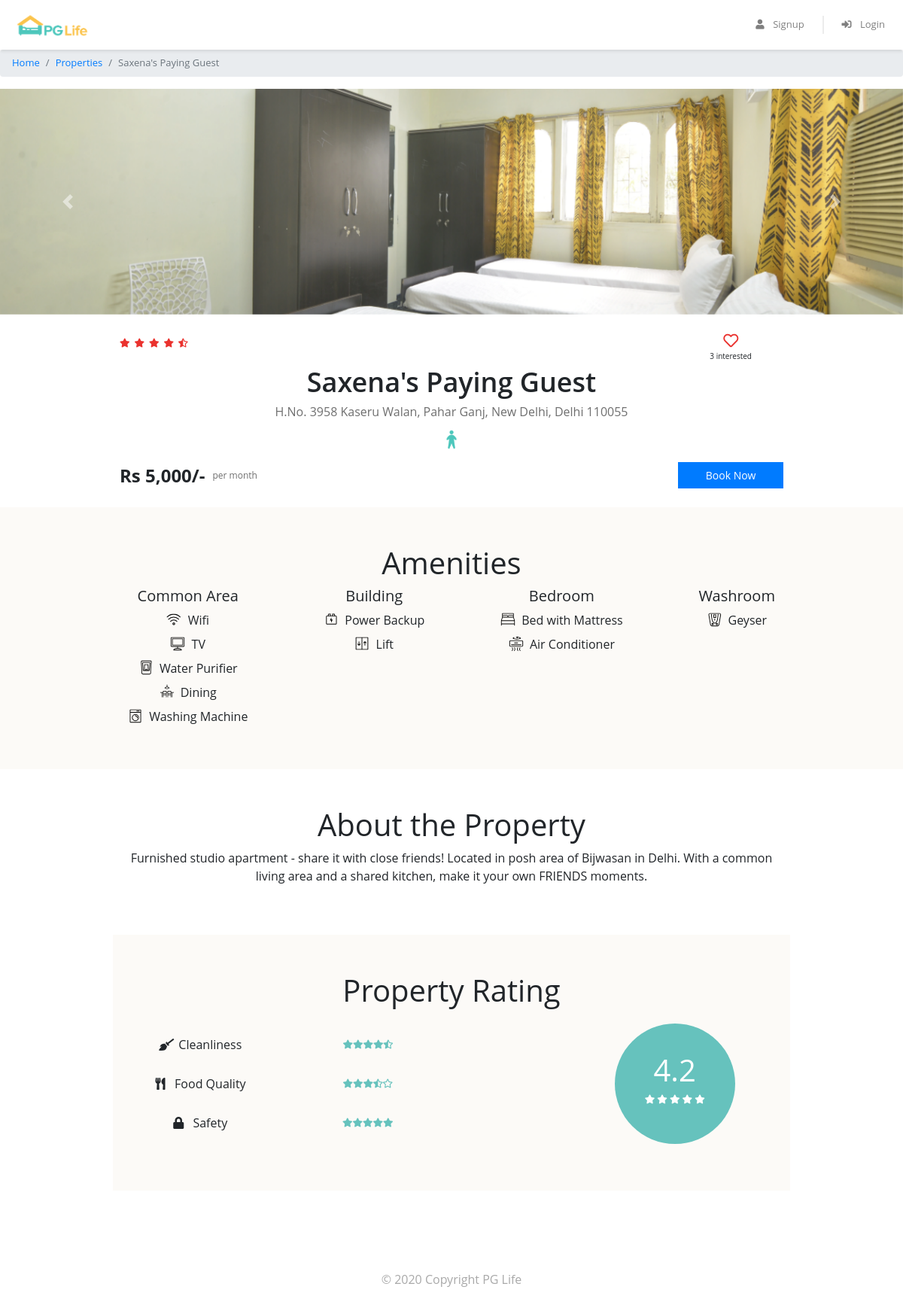
/property_detail.php?id=1, run on the app's committed database.
### tables this page shows
CREATE TABLE `properties` (
  `id` int(11) NOT NULL,
  `name` varchar(150) NOT NULL,
  `address` varchar(255) DEFAULT NULL,
  `city_id` int(11) DEFAULT NULL,
  `gender_allowed` enum('Male','Female','Unisex') DEFAULT NULL,
  `rent` int(11) NOT NULL,
  `description` text DEFAULT NULL,
  `image_url` varchar(255) DEFAULT NULL,
  `rating_clean` float DEFAULT NULL,
  `rating_food` float DEFAULT NULL,
  `rating_safety` float DEFAULT NULL
);

CREATE TABLE `amenities` (
  `id` int(11) NOT NULL,
  `name` varchar(100) NOT NULL,
  `type` varchar(50) DEFAULT NULL,
  `icon` varchar(50) DEFAULT NULL
);

### property_detail.php (the view, shortened to what this page needs)
<?php
require "includes/database_connect.php";
$property_id = $_GET["id"];
$sql = "SELECT * FROM properties WHERE id = '$property_id'";
$result = mysqli_query($conn, $sql);
$property = mysqli_fetch_assoc($result);
$sql_amenities = "SELECT a.* FROM amenities a
                  INNER JOIN property_amenities pa ON a.id = pa.amenity_id
                  WHERE pa.property_id = '$property_id'";
$result_amenities = mysqli_query($conn, $sql_amenities);
$amenities = mysqli_fetch_all($result_amenities, MYSQLI_ASSOC);
$amenities_by_type = [];
foreach ($amenities as $amenity) {
    $amenities_by_type[$amenity['type']][] = $amenity;
}
?>
<!DOCTYPE html>
<html lang="en">
<head>
    <?php include "includes/head_links.php"; ?>
    <link href="css/property_detail.css" rel="stylesheet" />
</head>
<body>
    <?php include "includes/header.php"; ?>
    <nav aria-label="breadcrumb">
        <ol class="breadcrumb py-2">
            <li class="breadcrumb-item"><a href="index.php">Home</a></li>
            <li class="breadcrumb-item"><a href="property_list.php?city=Mumbai">Properties</a></li>
            <li class="breadcrumb-item active" aria-current="page"><?php echo $property['name']; ?></li>
        </ol>
    </nav>
    <div id="property-images" class="carousel slide" data-ride="carousel">
        <div class="carousel-inner">
            <?php
            $property_images = glob("img/properties/" . $property['id'] . "/*.jpg");
            foreach ($property_images as $index => $image) {
            ?>
                <div class="carousel-item <?php echo $index == 0 ? 'active' : ''; ?>">
                    <img class="d-block w-100" src="<?php echo $image; ?>" alt="slide">
                </div>
            <?php
            }
            ?>
        </div>
        <a class="carousel-control-prev" href="#property-images" role="button" data-slide="prev">
            <span class="carousel-control-prev-icon" aria-hidden="true"></span>
        </a>
        <a class="carousel-control-next" href="#property-images" role="button" data-slide="next">
            <span class="carousel-control-next-icon" aria-hidden="true"></span>
        </a>
    </div>
    <div class="property-summary page-container">
        <div class="row no-gutters justify-content-between">
            <div class="star-container" title="<?php echo $property['rating_clean']; ?>">
                <?php
                $rating = $property['rating_clean'];
                for ($i = 0; $i < 5; $i++) {
                    if ($rating >= $i + 0.8) {
                        echo '<i class="fas fa-star"></i>';
                    } elseif ($rating >= $i + 0.3) {
                        echo '<i class="fas fa-star-half-alt"></i>';
                    } else {
                        echo '<i class="far fa-star"></i>';
                    }
                }
                ?>
            </div>
            <div class="interested-container">
                <?php
                $is_interested = false;
                $sql_total = "SELECT COUNT(*) as total FROM favourites WHERE property_id = '" . $property['id'] . "'";
                $result_total = mysqli_query($conn, $sql_total);
                $row_total = mysqli_fetch_assoc($result_total);
                $interested_users_count = $row_total['total'];
                ?>
                <i class="is-interested-image-<?php echo $property['id']; ?> <?php echo $is_interested ? 'fas' : 'far'; ?> fa-heart" onclick="toggle_interest(<?php echo $property['id']; ?>)"></i>
                <div class="interested-text">
                    <span class="interested-user-count-<?php echo $property['id']; ?>"><?php echo $interested_users_count; ?></span> interested
                </div>
            </div>
        </div>
        <div class="detail-container">
            <div class="property-name"><?php echo $property['name']; ?></div>
            <div class="property-address"><?php echo $property['address']; ?></div>
            <div class="property-gender">
                <?php
                if ($property['gender_allowed'] == "Male") {
                    echo '<img src="img/male.png" />';
                } elseif ($property['gender_allowed'] == "Female") {
                    echo '<img src="img/female.png" />';
                } else {
                    echo '<img src="img/unisex.png" />';
                }
                ?>
            </div>
        </div>
        <div class="row no-gutters">
            <div class="rent-container col-6">
                <div class="rent">Rs <?php echo number_format($property['rent']); ?>/-</div>
                <div class="rent-unit">per month</div>
            </div>
            <div class="button-container col-6">
                <button onclick="book_property(<?php echo $property_id; ?>)" class="btn btn-primary">Book Now</button>
            </div>
        </div>
    </div>
    <div class="property-amenities">
        <div class="page-container">
            <h1>Amenities</h1>
            <div class="row justify-content-between">
                <?php
                foreach ($amenities_by_type as $type => $list) {
                ?>
                    <div class="col-md-auto">
                        <h5><?php echo $type; ?></h5>
                        <?php foreach ($list as $a) { ?>
                            <div class="amenity-container">
                                <img src="img/amenities/<?php echo $a['icon']; ?>.svg">
                                <span><?php echo $a['name']; ?></span>
                            </div>
                        <?php } ?>
                    </div>
                <?php
                }
                ?>
            </div>
        </div>
    </div>
    <div class="property-about page-container">
        <h1>About the Property</h1>
        <p><?php echo $property['description']; ?></p>
    </div>
    <div class="property-rating page-container">
        <h1>Property Rating</h1>
        <div class="row align-items-center justify-content-between">
            <div class="col-md-6">
                <div class="rating-criteria row">
                    <div class="col-6">
                        <i class="rating-criteria-icon fas fa-broom"></i>
                        <span class="rating-criteria-text">Cleanliness</span>
                    </div>
                    <div class="rating-criteria-star-container col-6" title="<?php echo $property['rating_clean']; ?>">
                        <?php
                        $rating = $property['rating_clean'];
                        for ($i = 0; $i < 5; $i++) {
                            if ($rating >= $i + 0.8) { echo '<i class="fas fa-star"></i>'; }
                            elseif ($rating >= $i + 0.3) { echo '<i class="fas fa-star-half-alt"></i>'; }
                            else { echo '<i class="far fa-star"></i>'; }
                        }
                        ?>
                    </div>
                </div>
                <div class="rating-criteria row">
                    <div class="col-6">
                        <i class="rating-criteria-icon fas fa-utensils"></i>
                        <span class="rating-criteria-text">Food Quality</span>
                    </div>
                    <div class="rating-criteria-star-container col-6" title="<?php echo $property['rating_food']; ?>">
                        <?php
                        $rating = $property['rating_food'];
                        for ($i = 0; $i < 5; $i++) {
                            if ($rating >= $i + 0.8) { echo '<i class="fas fa-star"></i>'; }
                            elseif ($rating >= $i + 0.3) { echo '<i class="fas fa-star-half-alt"></i>'; }
                            else { echo '<i class="far fa-star"></i>'; }
                        }
                        ?>
                    </div>
                </div>
                <div class="rating-criteria row">
                    <div class="col-6">
                        <i class="rating-criteria-icon fa fa-lock"></i>
                        <span class="rating-criteria-text">Safety</span>
                    </div>
                    <div class="rating-criteria-star-container col-6" title="<?php echo $property['rating_safety']; ?>">
                         <?php
                        $rating = $property['rating_safety'];
                        for ($i = 0; $i < 5; $i++) {
                            if ($rating >= $i + 0.8) { echo '<i class="fas fa-star"></i>'; }
                            elseif ($rating >= $i + 0.3) { echo '<i class="fas fa-star-half-alt"></i>'; }
                            else { echo '<i class="far fa-star"></i>'; }
                        }
                        ?>
                    </div>
                </div>
            </div>
            <div class="col-md-4">
                <div class="rating-circle">
                    <?php
                    $total_rating = ($property['rating_clean'] + $property['rating_food'] + $property['rating_safety']) / 3;
                    ?>
                    <div class="total-rating"><?php echo number_format($total_rating, 1); ?></div>
                    <div class="rating-circle-star-container">
                        <i class="fas fa-star"></i>
                        <i class="fas fa-star"></i>
                        <i class="fas fa-star"></i>
                        <i class="fas fa-star"></i>
                        <i class="fas fa-star"></i>
                    </div>
                </div>
            </div>
        </div>
    </div>
    <?php include "includes/footer.php"; ?>
</body>
</html>

### css/common.css (style rules this page uses)
* { box-sizing: border-box; font-family: 'Open Sans', sans-serif; }
body { color: #373737; font-size: 16px; position: relative; }
h1, h2, h3, h4, h5, h6 { font-weight: 600; }
h1 { font-size: 36px; margin-bottom: 40px; }
h5 { font-size: 16px; margin-bottom: 10px; }
.btn-primary, .btn-warning, .btn-danger { color: white; font-weight: bold; }
.breadcrumb { background-color: #e5e3e8; font-size: 13px; border-radius: 0px; margin-bottom: 0px; }
.page-container { max-width: 800px; padding: 80px 24px; margin: auto; }

### css/home.css (style rules this page uses)
body { font-family: 'Open Sans', sans-serif; background-color: #fff; margin: 0; padding: 0; }
.page-container { text-align: center; padding: 50px 20px; max-width: 900px; margin: auto; }
.page-container .row { display: flex; flex-wrap: wrap; justify-content: center; margin-left: -15px; margin-right: -15px; }

### css/property_list.css (style rules this page uses)
.star-container i { color: #EA322E; font-size: 10px; margin-right: 6px; }
.interested-container { text-align: center; }
.interested-container i { color: #EA322E; font-size: 20px; cursor: pointer; }
.interested-text { font-size: 10px; }
.detail-container { padding-bottom: 10px; }
.property-name { font-size: 18px; font-weight: 600; }
.property-address { color: #6f6f6f; font-size: 13px; padding-bottom: 5px; }
.property-gender img { width: 40px; }
.rent-container { display: flex; align-items: center; }
.rent { font-size: 18px; font-weight: bold; padding-right: 10px; }
.rent-unit { color: #6f6f6f; font-size: 12px; }
.button-container .btn { font-size: 14px; border-radius: 0px; width: 140px; float: right; }

### css/property_detail.css (style rules this page uses)
.carousel img { height: 300px; object-fit: cover; }
.property-summary { padding: 24px; }
.property-amenities, .property-rating { background-color: #fcfaf7; }
.star-container i { color: #EA322E; font-size: 12px; margin-right: 6px; }
.interested-container { text-align: center; padding-right: 42px; }
.interested-container i { color: #EA322E; font-size: 20px; cursor: pointer; }
.interested-text { font-size: 10px; }
.detail-container { padding-bottom: 10px; }
.property-name { font-size: 36px; font-weight: 600; }
.property-address { color: #6f6f6f; font-size: 16px; padding-bottom: 5px; }
.property-gender img { width: 40px; }
.rent-container { display: flex; align-items: center; }
.rent { font-size: 24px; font-weight: bold; padding-right: 10px; }
.rent-unit { color: #6f6f6f; font-size: 12px; }
.button-container .btn { font-size: 14px; border-radius: 0px; width: 140px; float: right; }
.amenity-container { margin: 8px 0px; }
.amenity-container img { height: 20px; margin-top: -4px; margin-right: 4px; }
.rating-criteria { margin: 28px 0px; }
.rating-criteria-icon { width: 14px; }
.rating-criteria-text { margin-left: 8px; }
.rating-criteria-star-container { margin-top: -2px; }
.rating-criteria-star-container i { color: #66C2BD; font-size: 12px; }
.rating-circle { background-color: #66C2BD; color: white; text-align: center; height: 160px; width: 160px; border-radius: 50%; padding-top: 32px; margin: auto; }
.total-rating { font-size: 40px; }
.rating-circle-star-container { font-size: 12px; }

### data on the page
properties: name "Saxena's Paying Guest", address "H.No. 3958 Kaseru Walan, Pahar Ganj, New Delhi, Delhi 110055", rent "5,000", description "Furnished studio apartment - share it with close friends! Located in posh area of Bijwasan in Delhi. With a common living area and a shared kitchen, make it your own FRIENDS moments.", total_rating "4.2"
amenities: icon (picture), name "Wifi"
amenities: shows a picture, name "TV"
amenities: icon (picture), name "Water Purifier"
amenities: icon (picture), name "Dining"
amenities: icon (picture), name "Washing Machine"
amenities: icon (picture), name "Power Backup"
amenities: icon (picture), name "Lift"
amenities: shows a picture, name "Bed with Mattress"
amenities: shows a picture, name "Air Conditioner"
amenities: icon (picture), name "Geyser"

### other printed values
$interested_users_count "3"
$type "Common Area"
$type "Building"
$type "Bedroom"
$type "Washroom"
